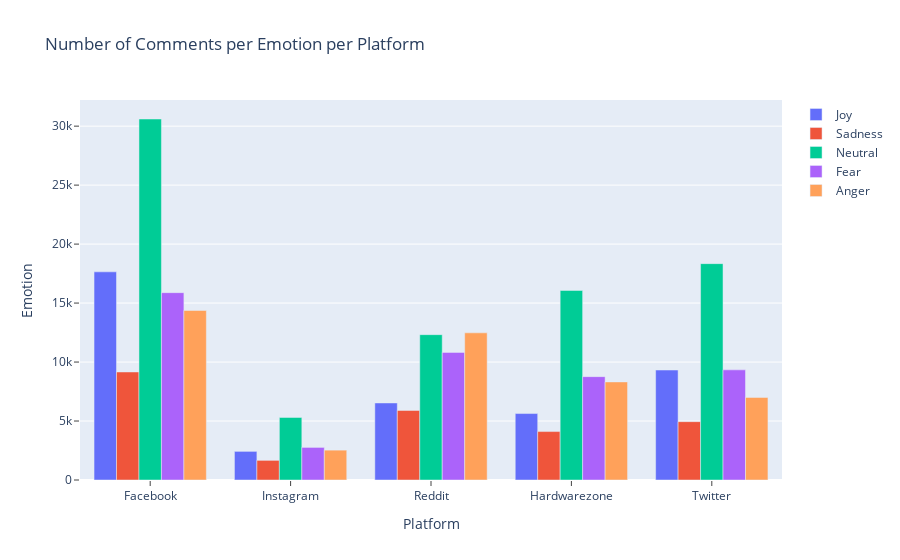

Source (notebook cell):
### Code cell
parent_path = "/Users/joshuawong/Documents/GitHub/Covid-19-Singapore-Analysis"

df = pd.read_csv(f"{parent_path}/Data/Sentiment Data/social_media_sentiments.csv")

# Standardising datetime format
dates = []
for row in df['Comment Datetime']:
    if '/' in row:
        if '/' in row[-4:]:
            date = dt.datetime.strptime(row, "%d/%m/%y")
        else: 
            date = dt.datetime.strptime(row, "%d/%m/%Y")
        dates.append(date.date())
    elif '-' in row:
        date = dt.datetime.strptime(row, "%Y-%m-%d")
        dates.append(date.date())

df['Comment Datetime'] = dates
df = df[['Comment Datetime', 'Emotions', 'Platform']]

platform_list = ['Facebook', 'Instagram', 'Reddit', 'Hardwarezone', 'Twitter']
emotions_list = ['Joy', 'Sadness', 'Neutral', 'Fear', 'Anger']

emotion_dict = {}

for platform in platform_list:
    for emotion in emotions_list:
        emotion = emotion.lower()
        emotion_dict[emotion] = []

for platform in platform_list:
    for emotion in emotions_list:
        emotion = emotion.lower()
        emotion_dict[emotion].append(len(df[(df['Platform'] == platform) & (df["Emotions"]==emotion)].index))


plot = go.Figure(data=[
    go.Bar(name = emotions_list[0], x = platform_list, y = emotion_dict[emotions_list[0].lower()]),
    go.Bar(name = emotions_list[1], x = platform_list, y = emotion_dict[emotions_list[1].lower()]),
    go.Bar(name = emotions_list[2], x = platform_list, y = emotion_dict[emotions_list[2].lower()]),
    go.Bar(name = emotions_list[3], x = platform_list, y = emotion_dict[emotions_list[3].lower()]),
    go.Bar(name = emotions_list[4], x = platform_list, y = emotion_dict[emotions_list[4].lower()]),
])
plot.update_layout(title_text="Number of Comments per Emotion per Platform")
plot.update_xaxes(title_text='Platform', ticks="outside", showgrid=False)
plot.update_yaxes(title_text='Emotion', ticks="outside", showgrid=True)
plot.show()
plot.write_image("Number of Comments per Emotion per Platform.png", engine="kaleido")

### Figure 1 — Plotly figure (JSON) as saved in the notebook; plotly's stock layout.template omitted (floating-point values rounded to 4 significant figures)
{"data": [{"name": "Joy", "type": "bar", "x": ["Facebook", "Instagram", "Reddit", "Hardwarezone", "Twitter"], "y": [17649, 2427, 6532, 5634, 9324]}, {"name": "Sadness", "type": "bar", "x": ["Facebook", "Instagram", "Reddit", "Hardwarezone", "Twitter"], "y": [9159, 1665, 5897, 4106, 4947]}, {"name": "Neutral", "type": "bar", "x": ["Facebook", "Instagram", "Reddit", "Hardwarezone", "Twitter"], "y": [30606, 5305, 12323, 16072, 18343]}, {"name": "Fear", "type": "bar", "x": ["Facebook", "Instagram", "Reddit", "Hardwarezone", "Twitter"], "y": [15883, 2763, 10819, 8763, 9338]}, {"name": "Anger", "type": "bar", "x": ["Facebook", "Instagram", "Reddit", "Hardwarezone", "Twitter"], "y": [14371, 2532, 12476, 8315, 7003]}], "layout": {"title": {"text": "Number of Comments per Emotion per Platform"}, "xaxis": {"showgrid": false, "ticks": "outside", "title": {"text": "Platform"}}, "yaxis": {"showgrid": true, "ticks": "outside", "title": {"text": "Emotion"}}}}
